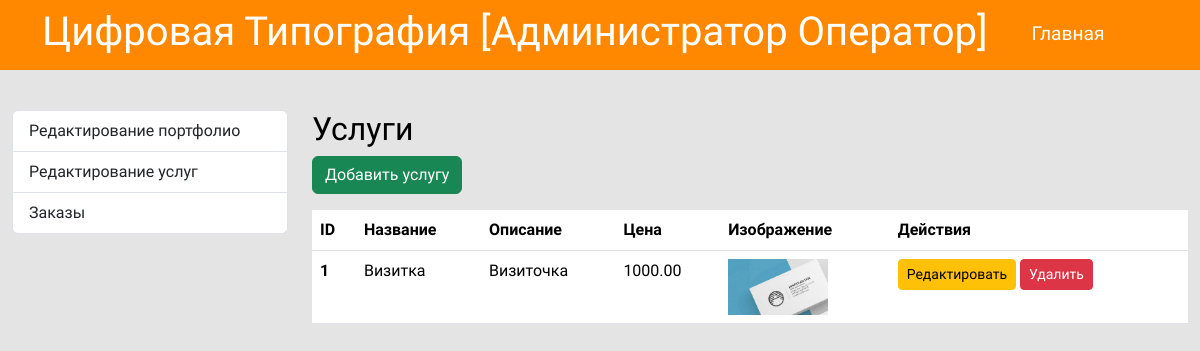
/admin/services/index.php (signed in), run on the app's committed database.
### tables this page shows
CREATE TABLE `services` (
  `id` int NOT NULL,
  `title` varchar(255) NOT NULL,
  `description` text NOT NULL,
  `price` decimal(10,2) NOT NULL,
  `created_at` timestamp NULL DEFAULT CURRENT_TIMESTAMP,
  `image` varchar(255) NOT NULL
);

### app/database/db.php (called while the page is built, shortened)
<?php
require('connect.php');
function dbCheckErr($query)
{
    $errinfo = $query->errorInfo();
    return true;
}
function selectAll($table,$params = []){
    global $pdo;
    $sql = "SELECT * FROM $table";
    $query = $pdo->prepare($sql);
    $query->execute();
    return $query->fetchAll();
}

### admin/services/index.php (the view, shortened to what this page needs)
<?php
include("../../app/database/db.php");
$services = selectAll('services');
?>
<!doctype html>
<html lang="ru">
<head>
    <link href="https://cdn.jsdelivr.net/npm/bootstrap@5.3.3/dist/css/bootstrap.min.css" rel="stylesheet">
    <link rel="stylesheet" href="../../source/css/style.css">
    <link rel="stylesheet" href="../../source/css/admin.css">
</head>
<body>
<?php include("../../app/include/admheader.php"); ?>
 <div class="container-fluid editpanel">
    <div class="row">
       <?php include("../admsidebar.php"); ?>
        <div class="col-md-9">
            <h2 class="page-title">Услуги</h2>
            <a href="create.php" class="btn btn-success mb-3">Добавить услугу</a>
            <table class="table">
                <thead>
                    <tr>
                        <th scope="col">ID</th>
                        <th scope="col">Название</th>
                        <th scope="col">Описание</th>
                        <th scope="col">Цена</th>
                        <th scope="col">Изображение</th>
                        <th scope="col">Действия</th>
                    </tr>
                </thead>
                <tbody>
                    <?php foreach ($services as $service): ?>
                        <tr>
                            <th scope="row"><?php echo $service['id']; ?></th>
                            <td><?php echo $service['title']; ?></td>
                            <td><?php echo $service['description']; ?></td>
                            <td><?php echo $service['price']; ?></td>
                            <td><img src="<?php echo BASE_URL . '/assets/images/services/' . $service['image']; ?>" alt="Service Image" width="100"></td>
                            <td>
                                <a href="edit.php?id=<?php echo $service['id']; ?>" class="btn btn-warning btn-sm">Редактировать</a>
                                <a href="delete.php?id=<?php echo $service['id']; ?>" class="btn btn-danger btn-sm">Удалить</a>
                            </td>
                        </tr>
                    <?php endforeach; ?>
                </tbody>
            </table>
        </div>
    </div>
</div>
</body>
</html>

### source/css/style.css (style rules this page uses)
* { font-family: "Comfortaa", sans-serif; }
html, h1, h2, h3, h4, h5, h6 { color: #000000; }
body { background-color: #e4e4e4; }
a { text-decoration: none; color: inherit; }

### source/css/admin.css (style rules this page uses)
.editpanel { margin-top: 40px; }

### data on the page
services: id "1", title "Визитка", description "Визиточка", price "1000.00", image (picture)

### other printed values
$_SESSION['name'] "Оператор"
